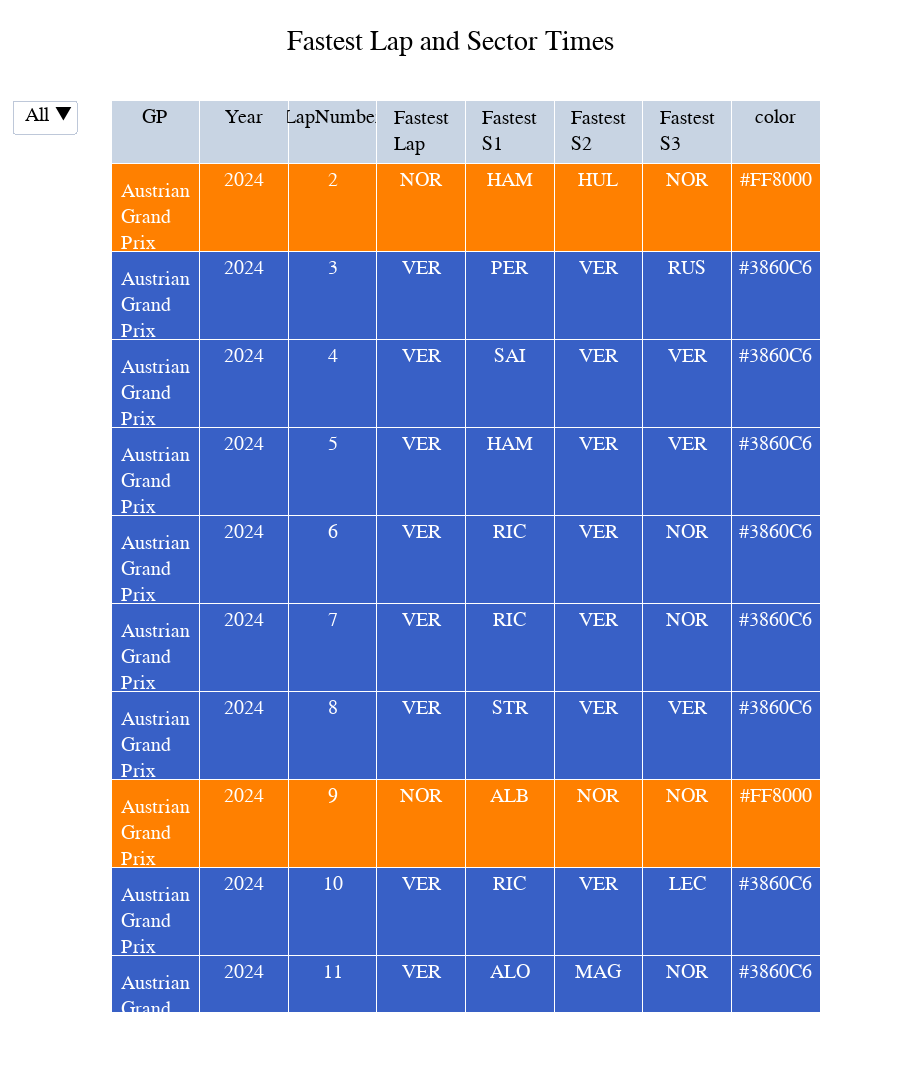

Write notebook code for a chart like this one.
### Code cell
import plotly.graph_objects as go
# colors = n_colors('rgb(255, 200, 200)', 'rgb(200, 0, 0)', 9, colortype='rgb')

fig = go.Figure(go.Table
 (header={"values": Fast_Laps_short.columns},
  cells=dict(
    values=Fast_Laps_short.T.values,
    height=50,
    fill_color=[Fast_Laps_short.color],
    align='center', font=dict(color='white', size=20)
    ))
 )

fig.update_layout(
    updatemenus=[
        {
            "buttons": [
                {
                    "label": c,
                    "method": "update",
                    "args": [
                        {
                            "cells": {
                                "values": Fast_Laps_short.T.values
                                if c == "All"
                                else Fast_Laps_short.loc[Fast_Laps_short["LapNumber"].eq(c)].T.values
                            }
                        }
                    ],
                }
                for c in ["All"] + Fast_Laps_short["LapNumber"].unique().tolist()
            ]
        }
    ]
)
fig.update_layout(
    title="Fastest Lap and Sector Times",
        title_x=0.5,
    yaxis = dict(tickfont = dict(size=20)),
    xaxis = dict(tickfont = dict(size=20)),
    font=dict(
        family="PT Sans Narrow",
        size=20,
        color="Black"
    ),
    height=2500,
    title_font_family="PT Sans Narrow"
)

fig.show()

### Figure 1 — Plotly figure (JSON) as saved in the notebook; plotly's stock layout.template omitted (floating-point values rounded to 4 significant figures; data arrays with more than 128 entries replaced by an {"elided": "..."} marker saying what was removed)
{"data": [{"cells": {"align": "center", "fill": {"color": [["#FF8000", "#3860C6", "#3860C6", "#3860C6", "#3860C6", "#3860C6", "#3860C6", "#FF8000", "#3860C6", "#3860C6", "#3860C6", "#B6BABD", "#3860C6", "#FF8000", "#3860C6", "#3860C6", "#E80020", "#E80020", "#E80020", "#E80020", "#E80020", "#27F4D2", "#27F4D2", "#FF8000", "#3860C6", "#3860C6", "#3860C6", "#3860C6", "#FF8000", "#3860C6", "#3860C6", "#3860C6", "#FF8000", "#3860C6", "#FF8000", "#E80020", "#FF8000", "#3860C6", "#E80020", "#FF8000", "#64C4FF", "#E80020", "#FF8000", "#0093cc", "#0093cc", "#0093cc", "#0093cc", "#27F4D2", "#27F4D2", "#27F4D2", "#E80020", "#27F4D2", "#FF8000", "#FF8000", "#FF8000", "#3860C6", "#FF8000", "#FF8000", "#FF8000", "#FF8000", "#FF8000", "#FF8000", "#27F4D2", "#FF8000", "#FF8000", "#E80020", "#27F4D2", "#3860C6", "#3860C6", "#229971", "#3860C6"]]}, "font": {"color": "white", "size": 20}, "height": 50, "values": {"elided": "8x71 mixed values"}}, "header": {"values": ["GP", "Year", "LapNumber", "Fastest Lap", "Fastest S1", "Fastest S2", "Fastest S3", "color"]}, "type": "table"}], "layout": {"font": {"color": "Black", "family": "PT Sans Narrow", "size": 20}, "height": 2500, "title": {"font": {"family": "PT Sans Narrow"}, "text": "Fastest Lap and Sector Times", "x": 0.5}, "updatemenus": [{"buttons": [{"args": [{"cells": {"values": {"elided": "8x71 mixed values"}}}], "label": "All", "method": "update"}, {"args": [{"cells": {"values": [["Austrian Grand Prix"], [2024], [2], ["NOR"], ["HAM"], ["HUL"], ["NOR"], ["#FF8000"]]}}], "label": "2", "method": "update"}, {"args": [{"cells": {"values": [["Austrian Grand Prix"], [2024], [3], ["VER"], ["PER"], ["VER"], ["RUS"], ["#3860C6"]]}}], "label": "3", "method": "update"}, {"args": [{"cells": {"values": [["Austrian Grand Prix"], [2024], [4], ["VER"], ["SAI"], ["VER"], ["VER"], ["#3860C6"]]}}], "label": "4", "method": "update"}, {"args": [{"cells": {"values": [["Austrian Grand Prix"], [2024], [5], ["VER"], ["HAM"], ["VER"], ["VER"], ["#3860C6"]]}}], "label": "5", "method": "update"}, {"args": [{"cells": {"values": [["Austrian Grand Prix"], [2024], [6], ["VER"], ["RIC"], ["VER"], ["NOR"], ["#3860C6"]]}}], "label": "6", "method": "update"}, {"args": [{"cells": {"values": [["Austrian Grand Prix"], [2024], [7], ["VER"], ["RIC"], ["VER"], ["NOR"], ["#3860C6"]]}}], "label": "7", "method": "update"}, {"args": [{"cells": {"values": [["Austrian Grand Prix"], [2024], [8], ["VER"], ["STR"], ["VER"], ["VER"], ["#3860C6"]]}}], "label": "8", "method": "update"}, {"args": [{"cells": {"values": [["Austrian Grand Prix"], [2024], [9], ["NOR"], ["ALB"], ["NOR"], ["NOR"], ["#FF8000"]]}}], "label": "9", "method": "update"}, {"args": [{"cells": {"values": [["Austrian Grand Prix"], [2024], [10], ["VER"], ["RIC"], ["VER"], ["LEC"], ["#3860C6"]]}}], "label": "10", "method": "update"}, {"args": [{"cells": {"values": [["Austrian Grand Prix"], [2024], [11], ["VER"], ["ALO"], ["MAG"], ["NOR"], ["#3860C6"]]}}], "label": "11", "method": "update"}, {"args": [{"cells": {"values": [["Austrian Grand Prix"], [2024], [12], ["VER"], ["STR"], ["VER"], ["VER"], ["#3860C6"]]}}], "label": "12", "method": "update"}, {"args": [{"cells": {"values": [["Austrian Grand Prix"], [2024], [13], ["HUL"], ["HUL"], ["ALO"], ["VER"], ["#B6BABD"]]}}], "label": "13", "method": "update"}, {"args": [{"cells": {"values": [["Austrian Grand Prix"], [2024], [14], ["VER"], ["MAG"], ["VER"], ["VER"], ["#3860C6"]]}}], "label": "14", "method": "update"}, {"args": [{"cells": {"values": [["Austrian Grand Prix"], [2024], [15], ["NOR"], ["MAG"], ["HUL"], ["NOR"], ["#FF8000"]]}}], "label": "15", "method": "update"}, {"args": [{"cells": {"values": [["Austrian Grand Prix"], [2024], [16], ["VER"], ["MAG"], ["VER"], ["VER"], ["#3860C6"]]}}], "label": "16", "method": "update"}, {"args": [{"cells": {"values": [["Austrian Grand Prix"], [2024], [17], ["VER"], ["MAG"], ["VER"], ["VER"], ["#3860C6"]]}}], "label": "17", "method": "update"}, {"args": [{"cells": {"values": [["Austrian Grand Prix"], [2024], [18], ["LEC"], ["MAG"], ["LEC"], ["RUS"], ["#E80020"]]}}], "label": "18", "method": "update"}, {"args": [{"cells": {"values": [["Austrian Grand Prix"], [2024], [19], ["LEC"], ["MAG"], ["LEC"], ["LEC"], ["#E80020"]]}}], "label": "19", "method": "update"}, {"args": [{"cells": {"values": [["Austrian Grand Prix"], [2024], [20], ["LEC"], ["ALO"], ["BOT"], ["OCO"], ["#E80020"]]}}], "label": "20", "method": "update"}, {"args": [{"cells": {"values": [["Austrian Grand Prix"], [2024], [21], ["LEC"], ["OCO"], ["GAS"], ["STR"], ["#E80020"]]}}], "label": "21", "method": "update"}, {"args": [{"cells": {"values": [["Austrian Grand Prix"], [2024], [22], ["LEC"], ["OCO"], ["HAM"], ["HAM"], ["#E80020"]]}}], "label": "22", "method": "update"}, {"args": [{"cells": {"values": [["Austrian Grand Prix"], [2024], [23], ["HAM"], ["OCO"], ["RUS"], ["RUS"], ["#27F4D2"]]}}], "label": "23", "method": "update"}, {"args": [{"cells": {"values": [["Austrian Grand Prix"], [2024], [24], ["RUS"], ["SAR"], ["RUS"], ["HAM"], ["#27F4D2"]]}}], "label": "24", "method": "update"}, {"args": [{"cells": {"values": [["Austrian Grand Prix"], [2024], [25], ["NOR"], ["STR"], ["NOR"], ["NOR"], ["#FF8000"]]}}], "label": "25", "method": "update"}, {"args": [{"cells": {"values": [["Austrian Grand Prix"], [2024], [26], ["VER"], ["VER"], ["NOR"], ["NOR"], ["#3860C6"]]}}], "label": "26", "method": "update"}, {"args": [{"cells": {"values": [["Austrian Grand Prix"], [2024], [27], ["VER"], ["PER"], ["VER"], ["VER"], ["#3860C6"]]}}], "label": "27", "method": "update"}, {"args": [{"cells": {"values": [["Austrian Grand Prix", "Austrian Grand Prix"], [2024, 2024], [28, 28], ["VER", "VER"], ["VER", "OCO"], ["NOR", "NOR"], ["VER", "VER"], ["#3860C6", "#3860C6"]]}}], "label": "28", "method": "update"}, {"args": [{"cells": {"values": [["Austrian Grand Prix"], [2024], [29], ["NOR"], ["VER"], ["NOR"], ["NOR"], ["#FF8000"]]}}], "label": "29", "method": "update"}, {"args": [{"cells": {"values": [["Austrian Grand Prix"], [2024], [30], ["VER"], ["GAS"], ["VER"], ["VER"], ["#3860C6"]]}}], "label": "30", "method": "update"}, {"args": [{"cells": {"values": [["Austrian Grand Prix"], [2024], [31], ["VER"], ["GAS"], ["VER"], ["RUS"], ["#3860C6"]]}}], "label": "31", "method": "update"}, {"args": [{"cells": {"values": [["Austrian Grand Prix"], [2024], [32], ["VER"], ["GAS"], ["VER"], ["PIA"], ["#3860C6"]]}}], "label": "32", "method": "update"}, {"args": [{"cells": {"values": [["Austrian Grand Prix"], [2024], [33], ["NOR"], ["NOR"], ["VER"], ["PIA"], ["#FF8000"]]}}], "label": "33", "method": "update"}, {"args": [{"cells": {"values": [["Austrian Grand Prix"], [2024], [34], ["VER"], ["GAS"], ["VER"], ["VER"], ["#3860C6"]]}}], "label": "34", "method": "update"}, {"args": [{"cells": {"values": [["Austrian Grand Prix"], [2024], [35], ["NOR"], ["LEC"], ["NOR"], ["PIA"], ["#FF8000"]]}}], "label": "35", "method": "update"}, {"args": [{"cells": {"values": [["Austrian Grand Prix"], [2024], [36], ["LEC"], ["LEC"], ["VER"], ["VER"], ["#E80020"]]}}], "label": "36", "method": "update"}, {"args": [{"cells": {"values": [["Austrian Grand Prix"], [2024], [37], ["NOR"], ["LEC"], ["NOR"], ["PIA"], ["#FF8000"]]}}], "label": "37", "method": "update"}, {"args": [{"cells": {"values": [["Austrian Grand Prix"], [2024], [38], ["VER"], ["LEC"], ["NOR"], ["VER"], ["#3860C6"]]}}], "label": "38", "method": "update"}, {"args": [{"cells": {"values": [["Austrian Grand Prix"], [2024], [39], ["LEC"], ["LEC"], ["MAG"], ["VER"], ["#E80020"]]}}], "label": "39", "method": "update"}, {"args": [{"cells": {"values": [["Austrian Grand Prix"], [2024], [40], ["NOR"], ["LEC"], ["NOR"], ["VER"], ["#FF8000"]]}}], "label": "40", "method": "update"}, {"args": [{"cells": {"values": [["Austrian Grand Prix"], [2024], [41], ["ALB"], ["RIC"], ["ALB"], ["NOR"], ["#64C4FF"]]}}], "label": "41", "method": "update"}, {"args": [{"cells": {"values": [["Austrian Grand Prix"], [2024], [42], ["LEC"], ["RIC"], ["ALB"], ["LEC"], ["#E80020"]]}}], "label": "42", "method": "update"}, {"args": [{"cells": {"values": [["Austrian Grand Prix"], [2024], [43], ["NOR"], ["HUL"], ["GAS"], ["GAS"], ["#FF8000"]]}}], "label": "43", "method": "update"}, {"args": [{"cells": {"values": [["Austrian Grand Prix"], [2024], [44], ["GAS"], ["LEC"], ["GAS"], ["OCO"], ["#0093cc"]]}}], "label": "44", "method": "update"}, {"args": [{"cells": {"values": [["Austrian Grand Prix"], [2024], [45], ["GAS"], ["MAG"], ["GAS"], ["OCO"], ["#0093cc"]]}}], "label": "45", "method": "update"}, {"args": [{"cells": {"values": [["Austrian Grand Prix"], [2024], [46], ["OCO"], ["MAG"], ["OCO"], ["OCO"], ["#0093cc"]]}}], "label": "46", "method": "update"}, {"args": [{"cells": {"values": [["Austrian Grand Prix"], [2024], [47], ["OCO"], ["MAG"], ["RUS"], ["RUS"], ["#0093cc"]]}}], "label": "47", "method": "update"}, {"args": [{"cells": {"values": [["Austrian Grand Prix"], [2024], [48], ["RUS"], ["GAS"], ["RUS"], ["RUS"], ["#27F4D2"]]}}], "label": "48", "method": "update"}, {"args": [{"cells": {"values": [["Austrian Grand Prix"], [2024], [49], ["RUS"], ["GAS"], ["SAI"], ["RUS"], ["#27F4D2"]]}}], "label": "49", "method": "update"}, {"args": [{"cells": {"values": [["Austrian Grand Prix"], [2024], [50], ["RUS"], ["GAS"], ["SAI"], ["RUS"], ["#27F4D2"]]}}], "label": "50", "method": "update"}, {"args": [{"cells": {"values": [["Austrian Grand Prix"], [2024], [51], ["SAI"], ["OCO"], ["SAI"], ["RUS"], ["#E80020"]]}}], "label": "51", "method": "update"}, {"args": [{"cells": {"values": [["Austrian Grand Prix"], [2024], [52], ["RUS"], ["RUS"], ["NOR"], ["NOR"], ["#27F4D2"]]}}], "label": "52", "method": "update"}, {"args": [{"cells": {"values": [["Austrian Grand Prix"], [2024], [53], ["NOR"], ["NOR"], ["NOR"], ["NOR"], ["#FF8000"]]}}], "label": "53", "method": "update"}, {"args": [{"cells": {"values": [["Austrian Grand Prix"], [2024], [54], ["NOR"], ["NOR"], ["NOR"], ["NOR"], ["#FF8000"]]}}], "label": "54", "method": "update"}, {"args": [{"cells": {"values": [["Austrian Grand Prix"], [2024], [55], ["PIA"], ["NOR"], ["PIA"], ["PIA"], ["#FF8000"]]}}], "label": "55", "method": "update"}, {"args": [{"cells": {"values": [["Austrian Grand Prix"], [2024], [56], ["VER"], ["VER"], ["PIA"], ["PIA"], ["#3860C6"]]}}], "label": "56", "method": "update"}, {"args": [{"cells": {"values": [["Austrian Grand Prix"], [2024], [57], ["NOR"], ["NOR"], ["PIA"], ["NOR"], ["#FF8000"]]}}], "label": "57", "method": "update"}, {"args": [{"cells": {"values": [["Austrian Grand Prix"], [2024], [58], ["NOR"], ["NOR"], ["LEC"], ["VER"], ["#FF8000"]]}}], "label": "58", "method": "update"}, {"args": [{"cells": {"values": [["Austrian Grand Prix"], [2024], [59], ["PIA"], ["NOR"], ["PIA"], ["VER"], ["#FF8000"]]}}], "label": "59", "method": "update"}, {"args": [{"cells": {"values": [["Austrian Grand Prix"], [2024], [60], ["NOR"], ["NOR"], ["VER"], ["NOR"], ["#FF8000"]]}}], "label": "60", "method": "update"}, {"args": [{"cells": {"values": [["Austrian Grand Prix"], [2024], [61], ["PIA"], ["NOR"], ["PIA"], ["VER"], ["#FF8000"]]}}], "label": "61", "method": "update"}, {"args": [{"cells": {"values": [["Austrian Grand Prix"], [2024], [62], ["NOR"], ["PER"], ["VER"], ["PIA"], ["#FF8000"]]}}], "label": "62", "method": "update"}, {"args": [{"cells": {"values": [["Austrian Grand Prix"], [2024], [63], ["HAM"], ["PIA"], ["HAM"], ["NOR"], ["#27F4D2"]]}}], "label": "63", "method": "update"}, {"args": [{"cells": {"values": [["Austrian Grand Prix"], [2024], [64], ["PIA"], ["PER"], ["LEC"], ["SAI"], ["#FF8000"]]}}], "label": "64", "method": "update"}, {"args": [{"cells": {"values": [["Austrian Grand Prix"], [2024], [65], ["PIA"], ["PIA"], ["VER"], ["PIA"], ["#FF8000"]]}}], "label": "65", "method": "update"}, {"args": [{"cells": {"values": [["Austrian Grand Prix"], [2024], [66], ["LEC"], ["LEC"], ["LEC"], ["VER"], ["#E80020"]]}}], "label": "66", "method": "update"}, {"args": [{"cells": {"values": [["Austrian Grand Prix"], [2024], [67], ["RUS"], ["RUS"], ["HAM"], ["PIA"], ["#27F4D2"]]}}], "label": "67", "method": "update"}, {"args": [{"cells": {"values": [["Austrian Grand Prix"], [2024], [68], ["VER"], ["VER"], ["VER"], ["VER"], ["#3860C6"]]}}], "label": "68", "method": "update"}, {"args": [{"cells": {"values": [["Austrian Grand Prix"], [2024], [69], ["VER"], ["PER"], ["VER"], ["VER"], ["#3860C6"]]}}], "label": "69", "method": "update"}, {"args": [{"cells": {"values": [["Austrian Grand Prix"], [2024], [70], ["ALO"], ["PER"], ["ALO"], ["VER"], ["#229971"]]}}], "label": "70", "method": "update"}, {"args": [{"cells": {"values": [["Austrian Grand Prix"], [2024], [71], ["VER"], ["VER"], ["VER"], ["VER"], ["#3860C6"]]}}], "label": "71", "method": "update"}]}], "xaxis": {"tickfont": {"size": 20}}, "yaxis": {"tickfont": {"size": 20}}}}
